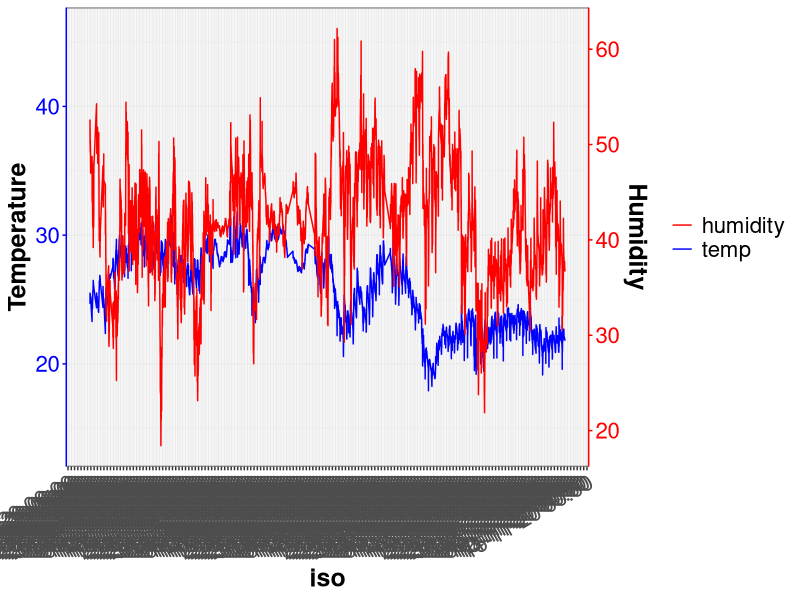

Write the R code that produced this figure.
library(ggplot2)
library(scales)

dat_temp <- read.csv("meteo.csv", header = TRUE, sep=";")

#dat_temp$iso <- paste(dat_temp$date, dat_temp$time, sep=" ") 

dat_temp$iso <- as.POSIXct(as.character(dat_temp$date), format="%d/%m/%Y %H:%M", tz="UCT")

dat_temp

#dat_temp$date <- as.POSIXct(dat_temp$date)

a            <- range(dat_temp[["humidity"]])
b            <- range(dat_temp[["pressure"]])
scale_factor <- diff(a)/diff(b)
dat_temp[["pressure"]]      <- ((dat_temp[["pressure"]] - b[1]) * scale_factor*0.2) + a[1]

trans <- ~ ((. - a[1]) / scale_factor /0.2) + b[1]

ggplot(dat_temp)+
  geom_line(aes(x=iso, y=temp, color="temp"))+
  geom_line(aes(x=iso, y=humidity/1.35, color="humidity"))+
  #geom_line(aes(x=iso, y=pressure, color="pressure"))+
  #facet_grid(~iso)+
  #scale_x_datetime(limits = lims_3(), labels=date_format("%d-%m"), breaks="2 day")
  scale_x_datetime(labels=date_format("%d-%m-%y %H:%M"), breaks="1 day")+
  scale_y_continuous(sec.axis = sec_axis(~.*1.35, name="Humidity"))+
  scale_color_manual(values=c("red", "blue"))+
  ylab("Temperature")+
  theme_bw()+
  theme(axis.text = element_text(size = 16), 
        axis.text.x = element_text(angle = 30, hjust = 1), 
        axis.title = element_text(size = 18, face = "bold"), 
        legend.title = element_blank(), 
        legend.text = element_text(size = 16),
        axis.line.y.right = element_line(color = "red"),
        axis.line.y.left = element_line(color = "blue"),
        axis.ticks.y.right = element_line(color = "red"),
        axis.text.y.right = element_text(color = "red"),
        axis.ticks.y.left = element_line(color = "blue"),
        axis.text.y.left = element_text(color = "blue"),)
